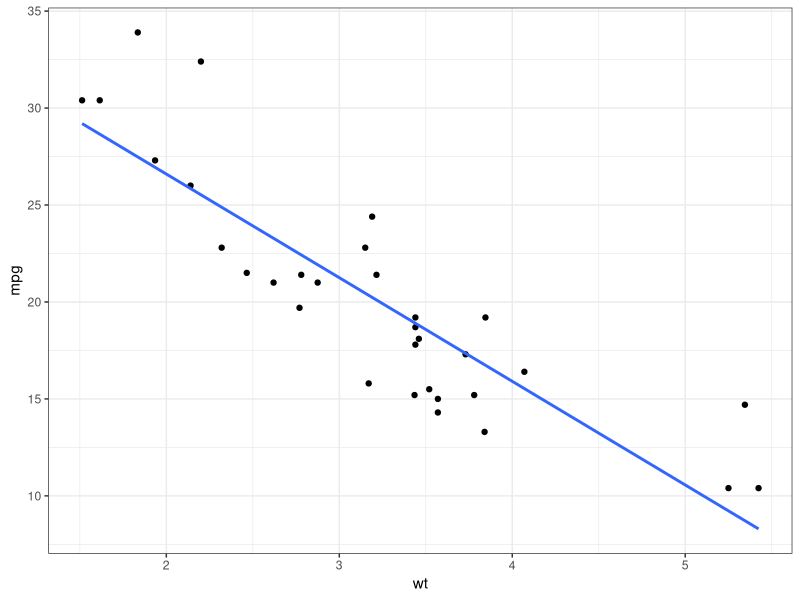
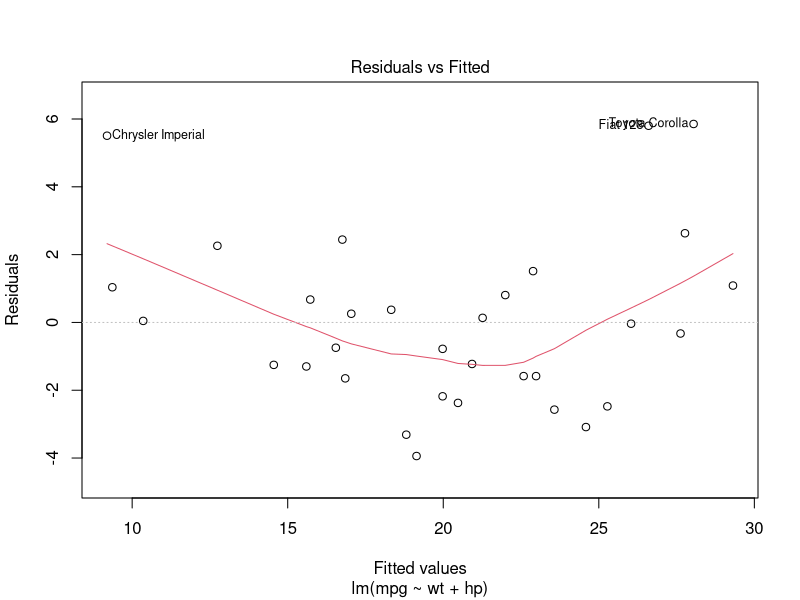
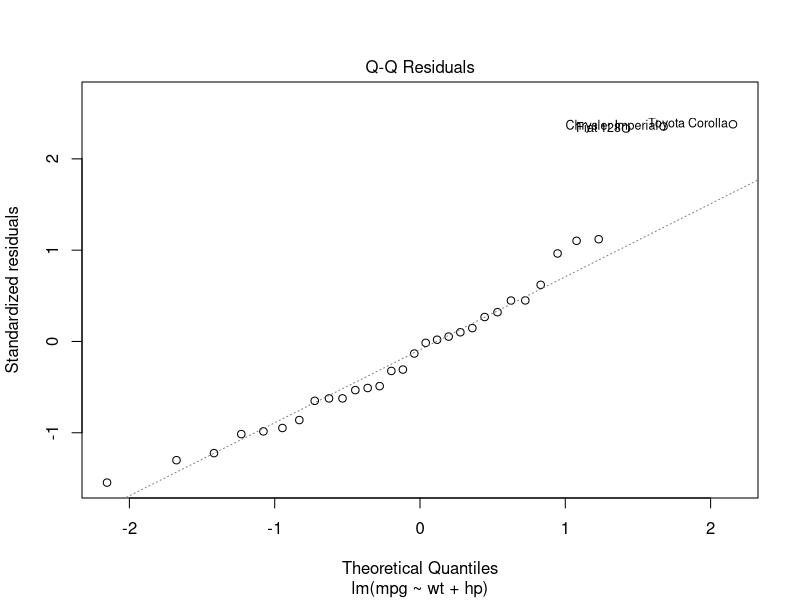
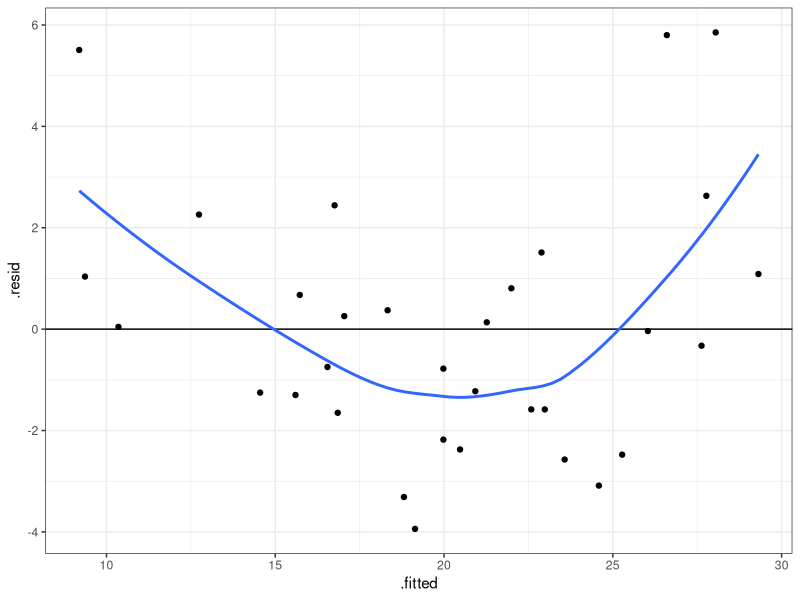
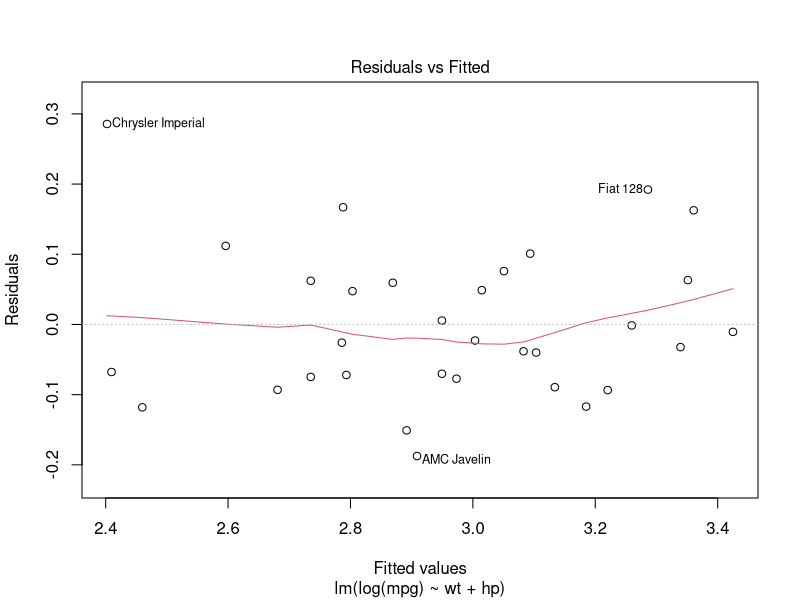

Here is the R script that generated these plots, in order:
## ---- chunk 1
#| label: setup
#| include: false
knitr::opts_chunk$set(
  echo = TRUE,
  message = FALSE,
  warning = FALSE,
  fig.width = 6,
  fig.height = 3.6,
  fig.align = "center",
  dpi = 120,
  error = TRUE,
  fig.path = "_figs/stats-regression-summaries/"
)
library(tidyverse)
## ---- chunk 2
#| label: chunk-1
library(tidyverse)
library(palmerpenguins)

fit <- lm(mpg ~ wt + hp, data = mtcars)
## ---- chunk 3
#| label: chunk-2
ggplot(mtcars, aes(x = wt, y = mpg)) +
  geom_point() +
  geom_smooth(method = lm, se = FALSE) +
  theme_bw()
## ---- chunk 4
#| label: chunk-3
summary(fit)
coef(fit)
confint(fit)
broom::tidy(fit, conf.int = TRUE)
## ---- chunk 5
#| label: chunk-4
plot(fit, which = 1)
plot(fit, which = 2)
## ---- chunk 6
#| label: chunk-5
aug <- broom::augment(fit)

ggplot(aug, aes(x = .fitted, y = .resid)) +
  geom_point() +
  geom_hline(yintercept = 0) +
  geom_smooth(se = FALSE) +
  theme_bw()
## ---- chunk 7
#| label: chunk-6
fit_log <- lm(log(mpg) ~ wt + hp, data = mtcars)
plot(fit_log, which = 1)
## ---- chunk 8
#| label: chunk-7
summary(penguins)
summary(mtcars)
## ---- chunk 9
#| label: chunk-8
penguins |>
  summarize(
    across(
      where(is.numeric),
      list(
        mean = ~ mean(.x, na.rm = TRUE),
        sd = ~ sd(.x, na.rm = TRUE)
      ),
      .names = "{.col}_{.fn}"
    )
  )
## ---- chunk 10
#| label: chunk-9
skimr::skim(penguins)
